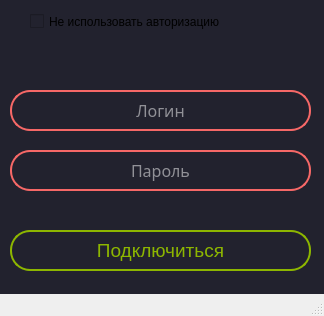
<?xml version="1.0" encoding="UTF-8"?>
<ui version="4.0">
 <class>MainWindow</class>
 <widget class="QMainWindow" name="MainWindow">
  <property name="geometry">
   <rect>
    <x>0</x>
    <y>0</y>
    <width>324</width>
    <height>316</height>
   </rect>
  </property>
  <property name="windowTitle">
   <string>MainWindow</string>
  </property>
  <widget class="QWidget" name="centralwidget">
   <property name="styleSheet">
    <string notr="true">background-color: #22222e</string>
   </property>
   <widget class="QLineEdit" name="lineEdit">
    <property name="geometry">
     <rect>
      <x>10</x>
      <y>90</y>
      <width>301</width>
      <height>41</height>
     </rect>
    </property>
    <property name="palette">
     <palette>
      <active>
       <colorrole role="WindowText">
        <brush brushstyle="SolidPattern">
         <color alpha="255">
          <red>255</red>
          <green>255</green>
          <blue>255</blue>
         </color>
        </brush>
       </colorrole>
       <colorrole role="Button">
        <brush brushstyle="SolidPattern">
         <color alpha="255">
          <red>34</red>
          <green>34</green>
          <blue>46</blue>
         </color>
        </brush>
       </colorrole>
       <colorrole role="Text">
        <brush brushstyle="SolidPattern">
         <color alpha="255">
          <red>255</red>
          <green>255</green>
          <blue>255</blue>
         </color>
        </brush>
       </colorrole>
       <colorrole role="ButtonText">
        <brush brushstyle="SolidPattern">
         <color alpha="255">
          <red>255</red>
          <green>255</green>
          <blue>255</blue>
         </color>
        </brush>
       </colorrole>
       <colorrole role="Base">
        <brush brushstyle="SolidPattern">
         <color alpha="255">
          <red>34</red>
          <green>34</green>
          <blue>46</blue>
         </color>
        </brush>
       </colorrole>
       <colorrole role="Window">
        <brush brushstyle="SolidPattern">
         <color alpha="255">
          <red>34</red>
          <green>34</green>
          <blue>46</blue>
         </color>
        </brush>
       </colorrole>
       <colorrole role="PlaceholderText">
        <brush brushstyle="SolidPattern">
         <color alpha="255">
          <red>255</red>
          <green>105</green>
          <blue>91</blue>
         </color>
        </brush>
       </colorrole>
      </active>
      <inactive>
       <colorrole role="WindowText">
        <brush brushstyle="SolidPattern">
         <color alpha="255">
          <red>255</red>
          <green>255</green>
          <blue>255</blue>
         </color>
        </brush>
       </colorrole>
       <colorrole role="Button">
        <brush brushstyle="SolidPattern">
         <color alpha="255">
          <red>34</red>
          <green>34</green>
          <blue>46</blue>
         </color>
        </brush>
       </colorrole>
       <colorrole role="Text">
        <brush brushstyle="SolidPattern">
         <color alpha="255">
          <red>255</red>
          <green>255</green>
          <blue>255</blue>
         </color>
        </brush>
       </colorrole>
       <colorrole role="ButtonText">
        <brush brushstyle="SolidPattern">
         <color alpha="255">
          <red>255</red>
          <green>255</green>
          <blue>255</blue>
         </color>
        </brush>
       </colorrole>
       <colorrole role="Base">
        <brush brushstyle="SolidPattern">
         <color alpha="255">
          <red>34</red>
          <green>34</green>
          <blue>46</blue>
         </color>
        </brush>
       </colorrole>
       <colorrole role="Window">
        <brush brushstyle="SolidPattern">
         <color alpha="255">
          <red>34</red>
          <green>34</green>
          <blue>46</blue>
         </color>
        </brush>
       </colorrole>
       <colorrole role="PlaceholderText">
        <brush brushstyle="SolidPattern">
         <color alpha="255">
          <red>255</red>
          <green>105</green>
          <blue>91</blue>
         </color>
        </brush>
       </colorrole>
      </inactive>
      <disabled>
       <colorrole role="WindowText">
        <brush brushstyle="SolidPattern">
         <color alpha="255">
          <red>255</red>
          <green>255</green>
          <blue>255</blue>
         </color>
        </brush>
       </colorrole>
       <colorrole role="Button">
        <brush brushstyle="SolidPattern">
         <color alpha="255">
          <red>34</red>
          <green>34</green>
          <blue>46</blue>
         </color>
        </brush>
       </colorrole>
       <colorrole role="Text">
        <brush brushstyle="SolidPattern">
         <color alpha="255">
          <red>255</red>
          <green>255</green>
          <blue>255</blue>
         </color>
        </brush>
       </colorrole>
       <colorrole role="ButtonText">
        <brush brushstyle="SolidPattern">
         <color alpha="255">
          <red>255</red>
          <green>255</green>
          <blue>255</blue>
         </color>
        </brush>
       </colorrole>
       <colorrole role="Base">
        <brush brushstyle="SolidPattern">
         <color alpha="255">
          <red>34</red>
          <green>34</green>
          <blue>46</blue>
         </color>
        </brush>
       </colorrole>
       <colorrole role="Window">
        <brush brushstyle="SolidPattern">
         <color alpha="255">
          <red>34</red>
          <green>34</green>
          <blue>46</blue>
         </color>
        </brush>
       </colorrole>
       <colorrole role="PlaceholderText">
        <brush brushstyle="SolidPattern">
         <color alpha="255">
          <red>255</red>
          <green>105</green>
          <blue>91</blue>
         </color>
        </brush>
       </colorrole>
      </disabled>
     </palette>
    </property>
    <property name="font">
     <font>
      <family>MathJax_Size4</family>
      <pointsize>12</pointsize>
     </font>
    </property>
    <property name="styleSheet">
     <string notr="true">background-color: #22222e;
border: 2px solid #f66867;
border-radius: 20px;
color: white;</string>
    </property>
    <property name="alignment">
     <set>Qt::AlignCenter</set>
    </property>
    <property name="placeholderText">
     <string>Логин</string>
    </property>
   </widget>
   <widget class="QLineEdit" name="lineEdit_2">
    <property name="geometry">
     <rect>
      <x>10</x>
      <y>150</y>
      <width>301</width>
      <height>41</height>
     </rect>
    </property>
    <property name="palette">
     <palette>
      <active>
       <colorrole role="WindowText">
        <brush brushstyle="SolidPattern">
         <color alpha="255">
          <red>255</red>
          <green>255</green>
          <blue>255</blue>
         </color>
        </brush>
       </colorrole>
       <colorrole role="Button">
        <brush brushstyle="SolidPattern">
         <color alpha="255">
          <red>34</red>
          <green>34</green>
          <blue>46</blue>
         </color>
        </brush>
       </colorrole>
       <colorrole role="Text">
        <brush brushstyle="SolidPattern">
         <color alpha="255">
          <red>255</red>
          <green>255</green>
          <blue>255</blue>
         </color>
        </brush>
       </colorrole>
       <colorrole role="ButtonText">
        <brush brushstyle="SolidPattern">
         <color alpha="255">
          <red>255</red>
          <green>255</green>
          <blue>255</blue>
         </color>
        </brush>
       </colorrole>
       <colorrole role="Base">
        <brush brushstyle="SolidPattern">
         <color alpha="255">
          <red>34</red>
          <green>34</green>
          <blue>46</blue>
         </color>
        </brush>
       </colorrole>
       <colorrole role="Window">
        <brush brushstyle="SolidPattern">
         <color alpha="255">
          <red>34</red>
          <green>34</green>
          <blue>46</blue>
         </color>
        </brush>
       </colorrole>
       <colorrole role="PlaceholderText">
        <brush brushstyle="SolidPattern">
         <color alpha="255">
          <red>255</red>
          <green>105</green>
          <blue>91</blue>
         </color>
        </brush>
       </colorrole>
      </active>
      <inactive>
       <colorrole role="WindowText">
        <brush brushstyle="SolidPattern">
         <color alpha="255">
          <red>255</red>
          <green>255</green>
          <blue>255</blue>
         </color>
        </brush>
       </colorrole>
       <colorrole role="Button">
        <brush brushstyle="SolidPattern">
         <color alpha="255">
          <red>34</red>
          <green>34</green>
          <blue>46</blue>
         </color>
        </brush>
       </colorrole>
       <colorrole role="Text">
        <brush brushstyle="SolidPattern">
         <color alpha="255">
          <red>255</red>
          <green>255</green>
          <blue>255</blue>
         </color>
        </brush>
       </colorrole>
       <colorrole role="ButtonText">
        <brush brushstyle="SolidPattern">
         <color alpha="255">
          <red>255</red>
          <green>255</green>
          <blue>255</blue>
         </color>
        </brush>
       </colorrole>
       <colorrole role="Base">
        <brush brushstyle="SolidPattern">
         <color alpha="255">
          <red>34</red>
          <green>34</green>
          <blue>46</blue>
         </color>
        </brush>
       </colorrole>
       <colorrole role="Window">
        <brush brushstyle="SolidPattern">
         <color alpha="255">
          <red>34</red>
          <green>34</green>
          <blue>46</blue>
         </color>
        </brush>
       </colorrole>
       <colorrole role="PlaceholderText">
        <brush brushstyle="SolidPattern">
         <color alpha="255">
          <red>255</red>
          <green>105</green>
          <blue>91</blue>
         </color>
        </brush>
       </colorrole>
      </inactive>
      <disabled>
       <colorrole role="WindowText">
        <brush brushstyle="SolidPattern">
         <color alpha="255">
          <red>255</red>
          <green>255</green>
          <blue>255</blue>
         </color>
        </brush>
       </colorrole>
       <colorrole role="Button">
        <brush brushstyle="SolidPattern">
         <color alpha="255">
          <red>34</red>
          <green>34</green>
          <blue>46</blue>
         </color>
        </brush>
       </colorrole>
       <colorrole role="Text">
        <brush brushstyle="SolidPattern">
         <color alpha="255">
          <red>255</red>
          <green>255</green>
          <blue>255</blue>
         </color>
        </brush>
       </colorrole>
       <colorrole role="ButtonText">
        <brush brushstyle="SolidPattern">
         <color alpha="255">
          <red>255</red>
          <green>255</green>
          <blue>255</blue>
         </color>
        </brush>
       </colorrole>
       <colorrole role="Base">
        <brush brushstyle="SolidPattern">
         <color alpha="255">
          <red>34</red>
          <green>34</green>
          <blue>46</blue>
         </color>
        </brush>
       </colorrole>
       <colorrole role="Window">
        <brush brushstyle="SolidPattern">
         <color alpha="255">
          <red>34</red>
          <green>34</green>
          <blue>46</blue>
         </color>
        </brush>
       </colorrole>
       <colorrole role="PlaceholderText">
        <brush brushstyle="SolidPattern">
         <color alpha="255">
          <red>255</red>
          <green>105</green>
          <blue>91</blue>
         </color>
        </brush>
       </colorrole>
      </disabled>
     </palette>
    </property>
    <property name="font">
     <font>
      <family>MathJax_Size4</family>
      <pointsize>12</pointsize>
     </font>
    </property>
    <property name="styleSheet">
     <string notr="true">background-color: #22222e;
border: 2px solid #f66867;
border-radius: 20px;
color: white;</string>
    </property>
    <property name="echoMode">
     <enum>QLineEdit::Password</enum>
    </property>
    <property name="alignment">
     <set>Qt::AlignCenter</set>
    </property>
    <property name="placeholderText">
     <string>Пароль</string>
    </property>
   </widget>
   <widget class="QPushButton" name="pushButton">
    <property name="geometry">
     <rect>
      <x>10</x>
      <y>230</y>
      <width>301</width>
      <height>41</height>
     </rect>
    </property>
    <property name="font">
     <font>
      <pointsize>14</pointsize>
     </font>
    </property>
    <property name="styleSheet">
     <string notr="true">QPushButton{
background-color: #22222e;
border: 2px solid #8db600;
border-radius: 20px;
color: #8db600;
}
QPushButton:hover {
background-color: #8db600;
color: #22222e;

}</string>
    </property>
    <property name="text">
     <string>Подключиться</string>
    </property>
   </widget>
   <widget class="QLabel" name="label">
    <property name="geometry">
     <rect>
      <x>290</x>
      <y>10</y>
      <width>31</width>
      <height>31</height>
     </rect>
    </property>
    <property name="text">
     <string/>
    </property>
    <property name="pixmap">
     <pixmap resource="main.qrc">:/settings/w512h5121380376547MetroUIConfigure.png</pixmap>
    </property>
   </widget>
   <widget class="QCheckBox" name="checkBox">
    <property name="geometry">
     <rect>
      <x>30</x>
      <y>10</y>
      <width>241</width>
      <height>23</height>
     </rect>
    </property>
    <property name="text">
     <string>Не использовать авторизацию</string>
    </property>
   </widget>
  </widget>
  <widget class="QStatusBar" name="statusBar"/>
 </widget>
 <resources>
  <include location="main.qrc"/>
 </resources>
 <connections/>
</ui>
